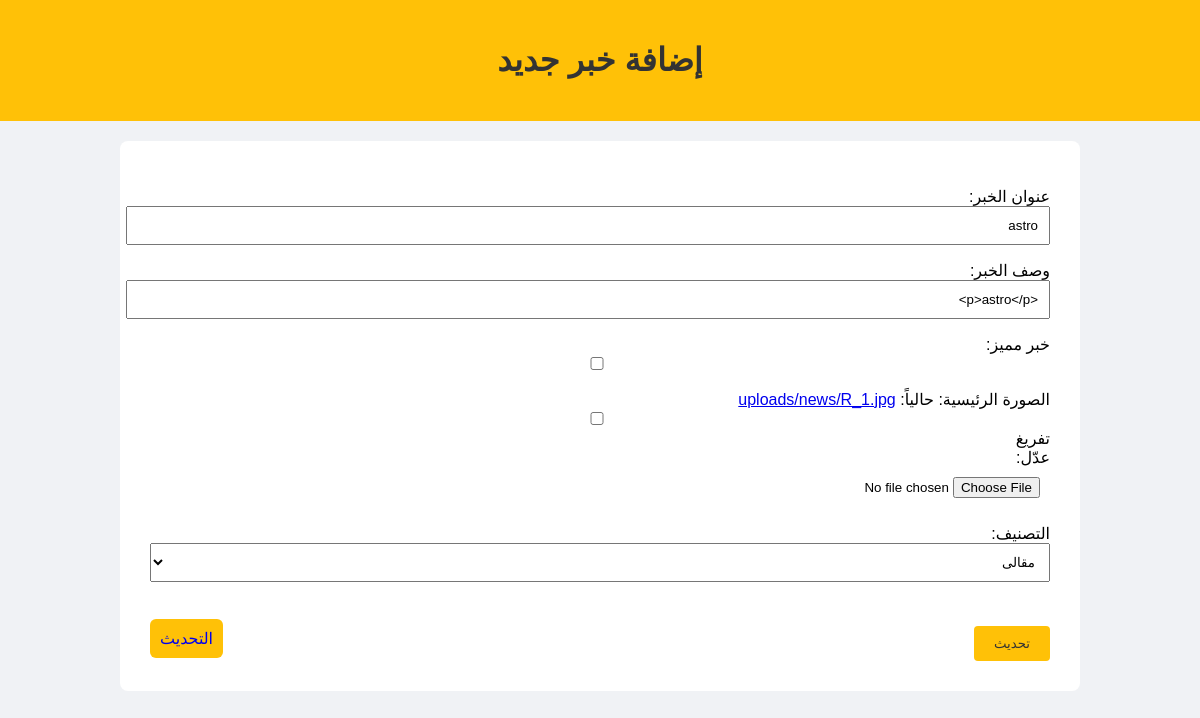
The app's page /update/15/ (signed in) with its own data.
### cn/models.py (models this page shows, shortened)
class News(models.Model):
    class C(models.TextChoices):
        SPORTS = 'رياضى', 'رياضى'
        ARTICLE = 'مقالى', 'مقالى'
        OTHER = 'اخر', 'اخر'
    title = models.CharField(
        max_length=2000,
        blank=True,
        null=True,
        verbose_name="عنوان الخبر"
    )
    description = models.TextField(
        blank=True,
        null=True,
        verbose_name="وصف الخبر"
    )
    is_featured = models.BooleanField(default=False, verbose_name="خبر مميز")
    image = models.ImageField(
        upload_to='uploads/news/',
        blank=True,
        null=True,
        verbose_name="الصورة الرئيسية"
    )
    category = models.CharField(
        max_length=10,
        choices=C.choices,
        default=C.OTHER,
        verbose_name="التصنيف"
    )
    created_at = models.DateTimeField(
        default=timezone.now,
        verbose_name="تاريخ الإضافة"
    )

### cn/views.py (the view)
# urls.py: path('update/<int:pk>/', views.crud, name='crud_with_id'),  # يعيد استخدام فيو `crud` الحالي لتحديث عنصر معين
@login_required(login_url='login')
def crud(request, pk=None):
    instance = get_object_or_404(News, pk=pk) if pk else None
    if request.method == 'POST':
        form = NewsForm(request.POST, request.FILES, instance=instance)
        images = request.FILES.getlist('images')
        if form.is_valid():
            news = form.save()
            return redirect('crud')
            if pk:
                news.images.all().delete()
    else:
        form = NewsForm(instance=instance)
    all_news = News.objects.all()
    return render(request, 'crud.html', {
        'form': form,
        'all_news': all_news,
        'news_instance': instance,  # لو حبيت تستخدمه في القالب
    })

### cn/forms.py
class NewsForm(forms.ModelForm):
    class Meta:
        model = News
        fields = ['title', 'description', 'is_featured','image', 'category']
        labels = {
            'title': 'عنوان الخبر',
            'image': 'الصورة الرئيسية',
            'category': 'التصنيف',
        }
        widgets = {
            'description': SummernoteWidget(),
            'title': forms.TextInput(attrs={'style': 'width: 100%; padding:10px;'}),
            'image': forms.ClearableFileInput(attrs={'style': 'width: 100%; padding:10px;'}),
            'category': forms.Select(attrs={'style': 'width: 100%; padding:10px;'}),
        }

### templates/crud.html (shortened to what this page needs)
{% load static %}
<!DOCTYPE html>
<html lang="ar" dir="ltr">
<head>
</head>
<body>
    <div class="header">
        <h1>
إضافة خبر جديد </h1>
    </div>
    <div class="container">
<form method="POST" enctype="multipart/form-data">
    {{ form.as_p }}
<br>
<div class="link">
    <button type="submit">
        {% if form.instance.pk %} تحديث {% else %} نشر الخبر {% endif %}
    </button>
    <a href="{% url 'update' %}" class="aa">التحديث</a></div>
</form>
    </div>
</body>
</html>

### templates/crud.html (style rules this page uses)
body { font-family: Arial, sans-serif; background-color: #f0f2f5; margin: 0; padding: 0; display: flex; flex-direction: column; align-items: center; }
.header { background-color: #ffc107; color: #333; padding: 20px 0; width: 100%; text-align: center; margin-bottom: 20px; }
.container { background-color: #fff; padding: 30px; border-radius: 8px; width: 90%; max-width: 900px; direction: rtl; text-align: right; }
button { background-color: #ffc107; color: #333; padding: 10px 20px; border: none; border-radius: 4px; margin-top: 10px; cursor: pointer; }
.aa { background-color: #ffc107; padding: 10px; text-decoration: none; border-radius: 6px; }
.link { display: flex; justify-content: space-between; align-items: center; }
input { width: 100%; padding: 10px; }
select { width: 100%; padding: 10px; }

### records on screen
News: title "astro", description "<p>astro</p>", category "مقالى"
